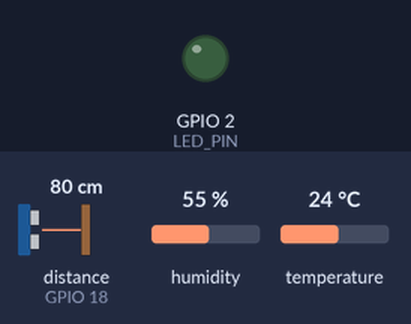
Simulated run of this sketch. Board: ESP32. On the bench: output pins drawn as LEDs (lit = HIGH). Inputs (shaded band) come from the test bench; at power-on: distance to the obstacle (sensor on GPIO 18) 80 cm, humidity 55 %, temperature 24 °C. The echo pulse lasts 58.3 µs per cm; WiFi joins after 1.5 s; servers stay silent unless stated; no MQTT or app messages arrive unless stated; pins used as bus, display or sensor lines are not drawn; what the sketch prints to the serial monitor is not drawn.

Above: at 3.4 s.
At 5.06 s:
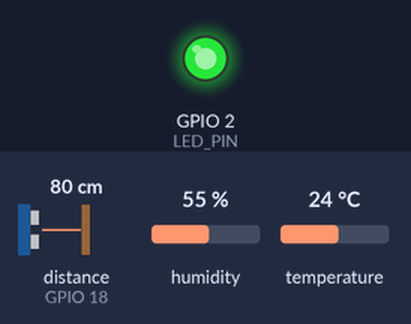
Timing chart, 0 to 8.3 s (numbered marks = the images above):
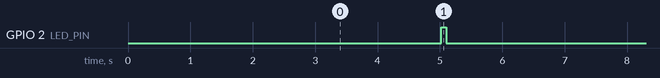

The sketch:

esp32_firmware.ino
```cpp
#include <WiFi.h>
#include <PubSubClient.h>
#include <DHTesp.h>
#include <math.h>

// ==================== WIFI ====================
const char* WIFI_SSID = "Wokwi-GUEST";
const char* WIFI_PASSWORD = "";

// ==================== MQTT BROKER ====================
const char* MQTT_SERVER = "broker.emqx.io";
const int MQTT_PORT = 1883;

// Đổi chuỗi này thành topic riêng của bạn.
// Dùng đúng topic này trong Python collector.
const char* MQTT_TOPIC =
    "iot-lab/sensors/telemetry/esp32-demo-7429";

// ==================== SENSOR PINS ====================
const int DHT_PIN = 15;
const int TRIG_PIN = 5;
const int ECHO_PIN = 18;
const int LED_PIN = 2;

// Gửi dữ liệu mỗi 5 giây
const unsigned long SEND_INTERVAL_MS = 5000;

// ==================== MQTT CLIENT ====================
WiFiClient wifiClient;
PubSubClient mqttClient(wifiClient);
DHTesp dht;

unsigned long lastSend = 0;
unsigned long sequenceNo = 0;

// ==================== WIFI CONNECTION ====================
void connectWiFi() {
  WiFi.mode(WIFI_STA);
  WiFi.begin(WIFI_SSID, WIFI_PASSWORD);

  Serial.print("Connecting WiFi");

  while (WiFi.status() != WL_CONNECTED) {
    delay(500);
    Serial.print(".");
  }

  Serial.println(" connected");
  Serial.print("IP address: ");
  Serial.println(WiFi.localIP());
}

// ==================== MQTT CONNECTION ====================
void connectMQTT() {
  while (!mqttClient.connected()) {
    String clientId =
        "ESP32-IOT-" +
        String((uint32_t)ESP.getEfuseMac(), HEX);

    Serial.print("Connecting to EMQX...");

    // Broker công cộng thử nghiệm không cần token ThingsBoard
    if (mqttClient.connect(clientId.c_str())) {
      Serial.println(" connected");
      Serial.print("Publish topic: ");
      Serial.println(MQTT_TOPIC);
    } else {
      Serial.printf(
          " failed, rc=%d. Retry in 2 seconds\n",
          mqttClient.state()
      );

      delay(2000);
    }
  }
}

// ==================== READ DISTANCE ====================
float readDistanceCm() {
  digitalWrite(TRIG_PIN, LOW);
  delayMicroseconds(2);

  digitalWrite(TRIG_PIN, HIGH);
  delayMicroseconds(10);

  digitalWrite(TRIG_PIN, LOW);

  unsigned long duration =
      pulseIn(ECHO_PIN, HIGH, 30000);

  if (duration == 0) {
    return NAN;
  }

  return duration * 0.0343f / 2.0f;
}

// ==================== SETUP ====================
void setup() {
  Serial.begin(115200);
  delay(300);

  Serial.println();
  Serial.println("--- ESP32 MQTT IoT STARTING ---");

  pinMode(TRIG_PIN, OUTPUT);
  pinMode(ECHO_PIN, INPUT);
  pinMode(LED_PIN, OUTPUT);

  dht.setup(DHT_PIN, DHTesp::DHT22);

  mqttClient.setServer(MQTT_SERVER, MQTT_PORT);
  mqttClient.setBufferSize(512);
  mqttClient.setKeepAlive(60);
  mqttClient.setSocketTimeout(10);

  connectWiFi();
}

// ==================== MAIN LOOP ====================
void loop() {
  if (WiFi.status() != WL_CONNECTED) {
    connectWiFi();
  }

  if (!mqttClient.connected()) {
    connectMQTT();
  }

  mqttClient.loop();

  unsigned long now = millis();

  if (now - lastSend < SEND_INTERVAL_MS) {
    return;
  }

  lastSend = now;

  // Đọc cảm biến
  TempAndHumidity data = dht.getTempAndHumidity();
  float distance = readDistanceCm();

  // Kiểm tra dữ liệu hợp lệ
  if (!isfinite(data.temperature) ||
      !isfinite(data.humidity) ||
      !isfinite(distance) ||
      data.humidity < 0 ||
      data.humidity > 100 ||
      distance < 0) {

    Serial.println(
        "Invalid sensor data - skip publish"
    );

    return;
  }

  sequenceNo++;

  // Tạo JSON telemetry
  char payload[256];

  snprintf(
      payload,
      sizeof(payload),
      "{\"temperature\":%.2f,"
      "\"humidity\":%.2f,"
      "\"distance_cm\":%.2f,"
      "\"rssi\":%d,"
      "\"sequence\":%lu,"
      "\"uptime_s\":%lu}",
      data.temperature,
      data.humidity,
      distance,
      WiFi.RSSI(),
      sequenceNo,
      millis() / 1000UL
  );

  // Publish dữ liệu lên MQTT broker
  bool ok = mqttClient.publish(
      MQTT_TOPIC,
      payload
  );

  Serial.printf(
      "%s | publish=%s\n",
      payload,
      ok ? "OK" : "FAILED"
  );

  // Nháy LED khi gửi thành công
  if (ok) {
    digitalWrite(LED_PIN, HIGH);
    delay(80);
    digitalWrite(LED_PIN, LOW);
  }
}
```

Measured:
- by itself, GPIO 2 (LED_PIN): alternates HIGH for 0.08 s and LOW for 4.9 s
